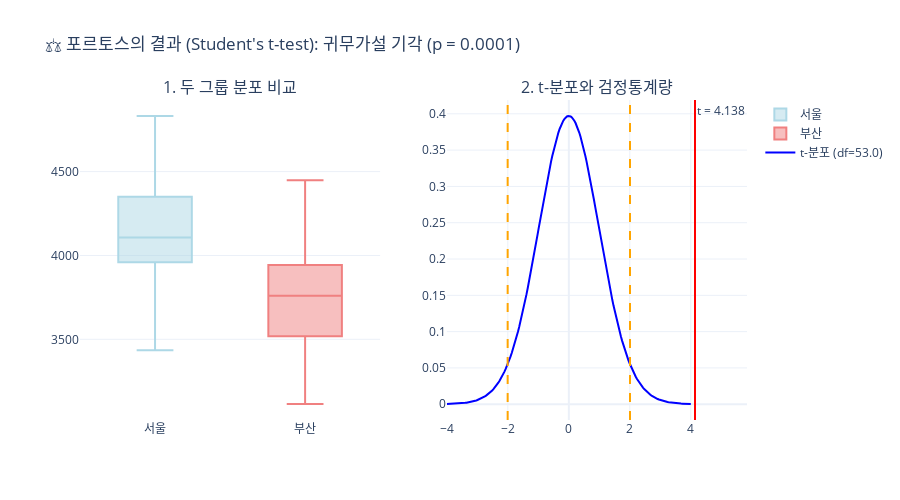

Source (notebook cell):
### Markdown cell above
## ⚖️ 2. 포르토스 (Independent t-test): 두 군단의 대결

### 📋 포르토스의 프로필
- **정체성**: 독립표본 t-검정
- **사명**: 서로 독립적인 두 그룹의 평균이 다른지 확인
- **무기**: 그룹 A 평균 vs 그룹 B 평균

### 🎪 언제 포르토스를 부를까?

- A/B 테스트: "신버전이 구버전보다 나은가?"
- 성별 차이 연구: "남성과 여성의 평균 임금이 다른가?"
- 치료법 비교: "약물 A가 약물 B보다 효과적인가?"
- 지역별 비교: "서울과 부산의 집값이 다른가?"

### 🔢 포르토스의 무술 (수학적 공식)

**가설 설정**:
- H₀: μ₁ = μ₂ (두 그룹의 평균이 같다)
- H₁: μ₁ ≠ μ₂ (두 그룹의 평균이 다르다)

### 📐 Student's t-test: 이상적인 세계 (등분산 가정)

초기에 개발된 **Student's t-test**는 두 그룹의 분산이 **같다**고 가정합니다:

**🎯 등분산 가정의 의미**:
- **모집단 수준**: σ₁² = σ₂² (두 모집단의 분산이 동일)
- **실질적 의미**: 두 그룹의 데이터 산포도가 본질적으로 같음
- **예시**: 남성과 여성의 키 차이를 비교할 때
  - 평균은 다를 수 있지만 (μ₁ ≠ μ₂)
  - 키의 변동성(분산)은 비슷하다고 가정 (σ₁² ≈ σ₂²)

**검정통계량 (등분산 가정 시)**:
$$t = \frac{\bar{X_1} - \bar{X_2}}{s_p \sqrt{\frac{1}{n_1} + \frac{1}{n_2}}} \sim t_{n_1+n_2-2}$$

**🧮 합동분산(pooled variance) 계산**:
$$s_p^2 = \frac{(n_1-1)s_1^2 + (n_2-1)s_2^2}{n_1+n_2-2}$$

여기서:
- **s₁, s₂**: 각 **표본**의 표본표준편차 (sample standard deviation)
- **s₁² = Σ(x₁ᵢ - x̄₁)²/(n₁-1)**: 그룹1의 표본분산
- **s₂² = Σ(x₂ᵢ - x̄₂)²/(n₂-1)**: 그룹2의 표본분산
- **sp**: 두 표본 정보를 결합한 **공통 모집단 분산의 추정치**

**💡 합동분산의 직관**:
- 두 모집단의 분산이 같다면, 두 표본의 분산 정보를 **가중평균**하여 더 정확한 추정치를 얻음
- 표본크기가 클수록 더 큰 가중치를 받음 (더 신뢰할 만한 정보)
- 결과: 개별 표본분산보다 더 안정적인 분산 추정

**장점**: 
- 수학적으로 우아하고 간단
- 등분산일 때 가장 효율적 (검정력이 높음)

**문제점**: 
- 현실에서는 두 그룹의 분산이 다른 경우가 많음
- 등분산 가정이 위반되면 Type I 오류율이 증가



### ⚠️ 포르토스의 조건
1. **독립성**: 두 그룹이 서로 독립적이어야 함
2. **정규성**: 각 그룹이 (근사적으로) 정규분포를 따름
3. **등분산성**: 두 그룹의 분산이 같아야 함 (Student's t-test의 경우)

### Code cell
# ⚖️ 포르토스의 모험: Independent t-test 시뮬레이션
class IndependentTTestHero:
    def __init__(self, name="포르토스"):
        self.name = name
        self.mission = "두 독립적인 그룹 비교하기"
    
    def perform_test(self, group1, group2, alpha=0.05, equal_var=True, alternative='two-sided'):
        """Independent t-test 수행"""
        
        n1, n2 = len(group1), len(group2)
        mean1, mean2 = np.mean(group1), np.mean(group2)
        std1, std2 = np.std(group1, ddof=1), np.std(group2, ddof=1)
        
        if equal_var:
            # Student's t-test (등분산 가정)
            # 합동분산 계산
            pooled_var = ((n1-1)*std1**2 + (n2-1)*std2**2) / (n1+n2-2)
            pooled_std = np.sqrt(pooled_var)
            
            # 표준오차
            se = pooled_std * np.sqrt(1/n1 + 1/n2)
            
            # 자유도
            df = n1 + n2 - 2
            
        else:
            # Welch's t-test (등분산 가정 안함)
            se = np.sqrt(std1**2/n1 + std2**2/n2)
            
            # Welch-Satterthwaite 자유도
            df = (std1**2/n1 + std2**2/n2)**2 / ((std1**2/n1)**2/(n1-1) + (std2**2/n2)**2/(n2-1))
        
        # t-통계량 계산
        t_statistic = (mean1 - mean2) / se
        
        # p-값 계산
        if alternative == 'two-sided':
            p_value = 2 * (1 - stats.t.cdf(abs(t_statistic), df))
            critical_t = stats.t.ppf(1 - alpha/2, df)
            reject_condition = abs(t_statistic) > critical_t
        elif alternative == 'greater':
            p_value = 1 - stats.t.cdf(t_statistic, df)
            critical_t = stats.t.ppf(1 - alpha, df)
            reject_condition = t_statistic > critical_t
        else:  # 'less'
            p_value = stats.t.cdf(t_statistic, df)
            critical_t = stats.t.ppf(alpha, df)
            reject_condition = t_statistic < critical_t
        
        # 신뢰구간 (평균 차이에 대한)
        margin_error = stats.t.ppf(1 - alpha/2, df) * se
        mean_diff = mean1 - mean2
        ci_lower = mean_diff - margin_error
        ci_upper = mean_diff + margin_error
        
        # 효과크기 (Cohen's d)
        if equal_var:
            cohens_d = (mean1 - mean2) / pooled_std
        else:
            # 등분산이 아닐 때는 가중평균 사용
            pooled_std_approx = np.sqrt(((n1-1)*std1**2 + (n2-1)*std2**2) / (n1+n2-2))
            cohens_d = (mean1 - mean2) / pooled_std_approx
        
        # Levene's test for equal variances
        levene_stat, levene_p = stats.levene(group1, group2)
        
        return {
            'n1': n1, 'n2': n2,
            'mean1': mean1, 'mean2': mean2,
            'std1': std1, 'std2': std2,
            'mean_diff': mean_diff,
            't_statistic': t_statistic,
            'df': df,
            'p_value': p_value,
            'critical_t': critical_t,
            'reject_null': reject_condition,
            'ci_lower': ci_lower,
            'ci_upper': ci_upper,
            'cohens_d': cohens_d,
            'equal_var': equal_var,
            'levene_stat': levene_stat,
            'levene_p': levene_p,
            'alpha': alpha,
            'alternative': alternative
        }
    
    def visualize_test(self, result, group1, group2, group1_name='그룹1', group2_name='그룹2'):
        """Independent t-test 결과 시각화"""

        fig = make_subplots(
            rows=1, cols=2,
            subplot_titles=[
                '1. 두 그룹 분포 비교',
                '2. t-분포와 검정통계량'
            ],
            specs=[
                [{'type': 'box'}, {'type': 'scatter'}]
            ]
        )

        # 1. 두 그룹 박스플롯
        fig.add_trace(
            go.Box(
                y=group1,
                name=group1_name,
                marker_color='lightblue'
            ),
            row=1, col=1
        )
        
        fig.add_trace(
            go.Box(
                y=group2,
                name=group2_name,
                marker_color='lightcoral'
            ),
            row=1, col=1
        )

        # 2. t-분포와 검정통계량
        t_range = np.linspace(-4, 4, 200)
        t_pdf = stats.t.pdf(t_range, result['df'])

        fig.add_trace(
            go.Scatter(
                x=t_range,
                y=t_pdf,
                mode='lines',
                name=f't-분포 (df={result["df"]:.1f})',
                line=dict(color='blue', width=2)
            ),
            row=1, col=2
        )

        # 검정통계량 위치
        fig.add_vline(
            x=result['t_statistic'],
            line_dash="solid",
            line_color="red" if result['reject_null'] else "green",
            annotation_text=f"t = {result['t_statistic']:.3f}",
            row=1, col=2
        )

        # 임계값 표시
        if result['alternative'] == 'two-sided':
            for crit in [-result['critical_t'], result['critical_t']]:
                fig.add_vline(
                    x=crit,
                    line_dash="dash",
                    line_color="orange",
                    row=1, col=2
                )

        # 레이아웃 업데이트
        test_type = "Student's" if result['equal_var'] else "Welch's"
        decision = "귀무가설 기각" if result['reject_null'] else "귀무가설 채택"
        fig.update_layout(
            title=f'⚖️ {self.name}의 결과 ({test_type} t-test): {decision} (p = {result["p_value"]:.4f})',
            height=500,
            showlegend=True
        )

        return fig

# 포르토스 인스턴스 생성
porthos = IndependentTTestHero("포르토스")

# 예제 데이터: 두 지역의 커피 가격 비교
np.random.seed(42)
seoul_coffee_price = np.random.normal(4200, 400, 30)  # 서울 커피 가격
busan_coffee_price = np.random.normal(3800, 350, 25)  # 부산 커피 가격

print("☕ 사례: 서울 vs 부산 커피 가격 비교")
print(f"📊 서울 커피숍 수: {len(seoul_coffee_price)}개")
print(f"📊 부산 커피숍 수: {len(busan_coffee_price)}개")
print(f"💰 서울 평균 가격: {np.mean(seoul_coffee_price):.0f}원")
print(f"💰 부산 평균 가격: {np.mean(busan_coffee_price):.0f}원")
print("")

# 등분산성 검정 먼저 수행
levene_stat, levene_p = stats.levene(seoul_coffee_price, busan_coffee_price)
equal_var = levene_p > 0.05  # p > 0.05이면 등분산 가정

print(f"🔍 등분산성 검정 (Levene's test): p = {levene_p:.4f}")
print(f"📋 등분산 가정: {'성립' if equal_var else '위반'} → {'Student\'s' if equal_var else 'Welch\'s'} t-test 사용")
print("")

# 포르토스의 검정 수행
porthos_result = porthos.perform_test(
    seoul_coffee_price, busan_coffee_price, 
    alpha=0.05, equal_var=equal_var
)

# 결과 시각화
fig_porthos = porthos.visualize_test(
    porthos_result, seoul_coffee_price, busan_coffee_price,
    '서울', '부산'
)
fig_porthos.show()

# 결과 해석
print(f"""
⚖️ {porthos.name}의 보고서:

📊 검정 결과:
   • 서울 표본: n={porthos_result['n1']}, 평균={porthos_result['mean1']:.0f}원, SD={porthos_result['std1']:.0f}원
   • 부산 표본: n={porthos_result['n2']}, 평균={porthos_result['mean2']:.0f}원, SD={porthos_result['std2']:.0f}원
   • 평균 차이: {porthos_result['mean_diff']:.0f}원
   • t-통계량: {porthos_result['t_statistic']:.3f}
   • 자유도: {porthos_result['df']:.1f}
   • p-값: {porthos_result['p_value']:.4f}

🎯 평균 차이 95% 신뢰구간: [{porthos_result['ci_lower']:.0f}, {porthos_result['ci_upper']:.0f}]원
📏 효과크기 (Cohen's d): {porthos_result['cohens_d']:.3f}

{'🚨 결론: 서울과 부산의 커피 가격에 유의한 차이가 있습니다!' if porthos_result['reject_null'] else '✅ 결론: 서울과 부산의 커피 가격에 유의한 차이가 없습니다.'}
💡 해석: {'서울이 부산보다 커피가 유의하게 비쌉니다.' if porthos_result['reject_null'] and porthos_result['mean_diff'] > 0 else '두 지역의 커피 가격이 비슷합니다.' if not porthos_result['reject_null'] else '부산이 서울보다 커피가 유의하게 비쌉니다.'}
""")

### Figure 1 — Plotly figure (JSON) as saved in the notebook; plotly's stock layout.template omitted (floating-point values rounded to 4 significant figures; data arrays with more than 128 entries replaced by an {"elided": "..."} marker saying what was removed)
{"data": [{"marker": {"color": "lightblue"}, "name": "서울", "type": "box", "xaxis": "x", "y": [4399.0, 4145.0, 4459.0, 4809.0, 4106.0, 4106.0, 4832.0, 4507.0, 4012.0, 4417.0, 4015.0, 4014.0, 4297.0, 3435.0, 3510.0, 3975.0, 3795.0, 4326.0, 3837.0, 3635.0, 4786.0, 4110.0, 4227.0, 3630.0, 3982.0, 4244.0, 3740.0, 4350.0, 3960.0, 4083.0], "yaxis": "y"}, {"marker": {"color": "lightcoral"}, "name": "부산", "type": "box", "xaxis": "x", "y": [3589.0, 4448.0, 3795.0, 3430.0, 4088.0, 3373.0, 3873.0, 3114.0, 3335.0, 3869.0, 4058.0, 3860.0, 3760.0, 3695.0, 3283.0, 3548.0, 3639.0, 4170.0, 3920.0, 3183.0, 3913.0, 3665.0, 3563.0, 4014.0, 4161.0], "yaxis": "y"}, {"line": {"color": "blue", "width": 2}, "mode": "lines", "name": "t-분포 (df=53.0)", "type": "scatter", "x": {"elided": "200 float values"}, "xaxis": "x2", "y": {"elided": "200 float values"}, "yaxis": "y2"}], "layout": {"annotations": [{"font": {"size": 16}, "showarrow": false, "text": "1. 두 그룹 분포 비교", "x": 0.225, "xanchor": "center", "xref": "paper", "y": 1, "yanchor": "bottom", "yref": "paper"}, {"font": {"size": 16}, "showarrow": false, "text": "2. t-분포와 검정통계량", "x": 0.775, "xanchor": "center", "xref": "paper", "y": 1, "yanchor": "bottom", "yref": "paper"}, {"showarrow": false, "text": "t = 4.138", "x": 4.138, "xanchor": "left", "xref": "x2", "y": 1, "yanchor": "top", "yref": "y2 domain"}], "height": 500, "shapes": [{"line": {"color": "red", "dash": "solid"}, "type": "line", "x0": 4.138, "x1": 4.138, "xref": "x2", "y0": 0, "y1": 1, "yref": "y2 domain"}, {"line": {"color": "orange", "dash": "dash"}, "type": "line", "x0": -2.006, "x1": -2.006, "xref": "x2", "y0": 0, "y1": 1, "yref": "y2 domain"}, {"line": {"color": "orange", "dash": "dash"}, "type": "line", "x0": 2.006, "x1": 2.006, "xref": "x2", "y0": 0, "y1": 1, "yref": "y2 domain"}], "showlegend": true, "title": {"text": "⚖️ 포르토스의 결과 (Student's t-test): 귀무가설 기각 (p = 0.0001)"}, "xaxis": {"anchor": "y", "domain": [0, 0.45]}, "xaxis2": {"anchor": "y2", "domain": [0.55, 1]}, "yaxis": {"anchor": "x", "domain": [0, 1]}, "yaxis2": {"anchor": "x2", "domain": [0, 1]}}}
